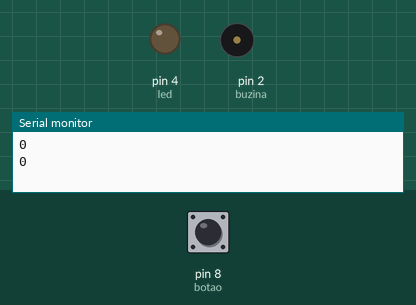
This sketch was run on a simulated Arduino Uno, built with avr-gcc and run on an emulated ATmega328P. Parts: output pins drawn as LEDs (lit = HIGH), buzzer (waves = sounding), the last lines printed to the serial monitor. The inputs (shaded band) are chosen by the test bench; at power-on: pin 8 (botao) LOW.

Above: at 2.2 s.
2.3 s: pin 8 (botao) pulled HIGH for 3.2 s
At 6.2 s:
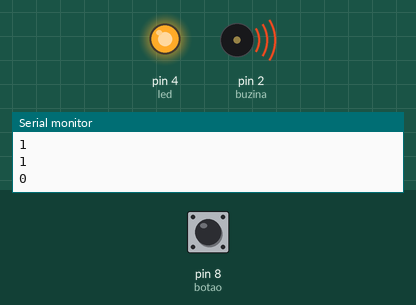
7.0 s: pin 8 (botao) pulled HIGH for 0.4 s
At 7.7 s:
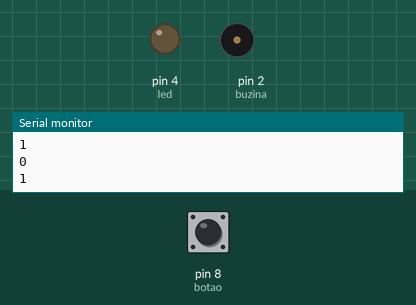
8.9 s: pin 8 (botao) pulled HIGH for 1 s
At 9.3 s:
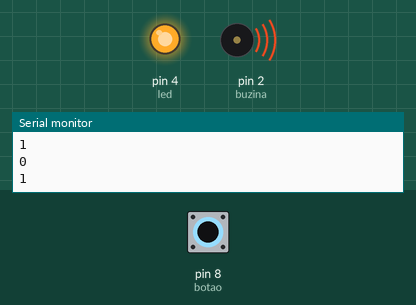
Timing chart, 0 to 11.9 s (numbered marks = the images above; inputs shaded):
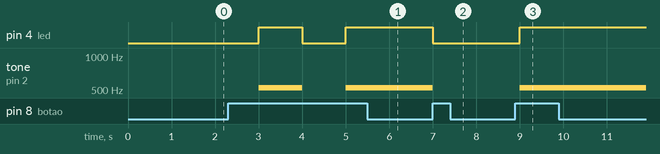

Measured:
- after the input at 2.3 s, pin 4 (led): LOW → HIGH after 0.70 s, → LOW 1.0 s later, → HIGH 1.0 s later; tone on pin 2 (buzina): silent → 523 Hz after 0.70 s, → silent 1.0 s later, → 523 Hz 1.0 s later
- after the input at 7.0 s, pin 4 (led): HIGH → LOW at once; tone on pin 2 (buzina): 523 Hz → silent at once
- after the input at 8.9 s, pin 4 (led): LOW → HIGH after 0.10 s; tone on pin 2 (buzina): silent → 523 Hz after 0.10 s

The sketch:

buzzer_botao.ino
```cpp
//constante para o pino da buzzer
#define  botao 8
#define buzina 2
int led = 4;
bool status = false;

void setup() {
  Serial.begin(9600);
  pinMode(botao, INPUT);
  pinMode(led, OUTPUT);
  pinMode(buzina, OUTPUT);
  delay(1000); //parada estratégica
}

void loop() {
  Serial.println(digitalRead(botao));

  if(digitalRead(botao) == 1 && status == false) {
    status = true;
    tone(buzina, 523); // Liga a buzina, Tom (Dó)
    digitalWrite(led, HIGH);

}
  else if (digitalRead(botao) == 1 && status == true) {
    status = false;
    noTone(buzina); //Desliga a buzina
    digitalWrite(led, LOW);
  }
  delay(1000);
}
```
